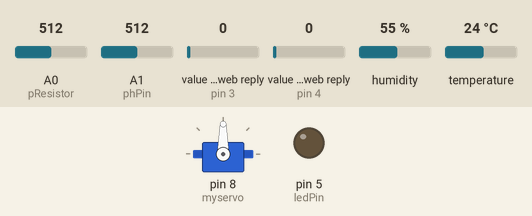
Recording of a sketch running on a simulated Arduino Uno, built with avr-gcc and run on an emulated ATmega328P. On the bench: servo, output pins drawn as LEDs (lit = HIGH). The inputs (shaded band) are chosen by the test bench; at power-on: A0 (pResistor) = 512, A1 (phPin) = 512, value in the web reply (sensors on pin 3, pin 4) 0, humidity 55 %, temperature 24 °C. WiFi joins after 1.5 s; servers stay silent unless stated; web services answer with replies made up by the test bench; what the sketch prints to the serial monitor is not drawn.

Above: at 5.7 s.
5.8 s: A0 (pResistor) set to 27
10.8 s: A0 (pResistor) set to 24
At 14.0 s:
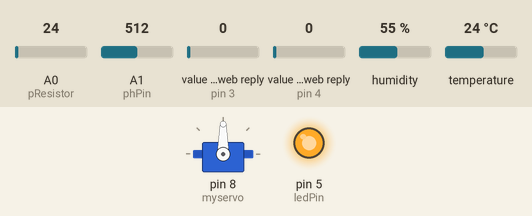
20.2 s: A0 (pResistor) set to 30
At 21.0 s:
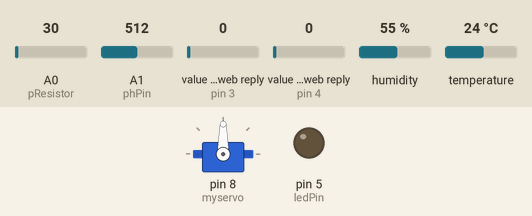
Timing chart, 0 to 23.2 s (numbered marks = the images above; inputs shaded):
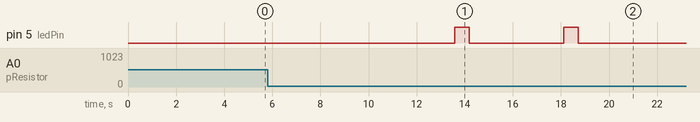

Measured:
- the behaviour switches between 26 and 25 on A0 (pResistor) (found by bisection; images 0 and 1)
- after the input at 5.8 s, every drawn part: stays the same
- after the input at 10.8 s, pin 5 (ledPin): alternates HIGH for 0.60 s and LOW for 3.9 s, starting after 2.8 s
- after the input at 20.2 s, pin 5 (ledPin): stops changing and stays LOW

The sketch:

AquariumAutomationSystem.ino
```cpp
#include <ThingSpeak.h>
#include <Servo.h>
#include <SPI.h>
#include <Ethernet.h>
#include "DHT.h"
//EthernetConnection
// Local Network Settings
byte mac[] = { 0xA8, 0x77, 0xE5, 0xA3, 0xE1, 0x89 };  // Must be unique on local network
byte ip[] = { 192, 168, 0, 150 };                     // Must be unique on local network
byte gateway[] = { 192, 168, 1, 1 };
byte subnet[] = { 255, 255, 255, 0 };

// ThingSpeak Settings
char thingSpeakAddress[] = "api.thingspeak.com";
String readAPIKey = "FDCO8QNI3828JGHJ";  // Write API Key for a ThingSpeak Channel
const char* writeAPIKey = "SCF1D880TOYSXH56";
const int updateInterval = 10000;  // Time interval in milliseconds to update ThingSpeak
unsigned long channel = 2171425;

// Initialize Arduino Ethernet Client
EthernetClient client;

//Light System
const int pResistor = A0;  // Photoresistor at Arduino analog pin A0
const int ledPin = 5;      // Led pin at Arduino pin 9
int lightValue;            // Store value from photoresistor (0-1023)

//pH monitoring System
float calibration_value = 5;
const int phPin = A1;
int phVal;

//Temperature System
#define DHTPIN 3     // Digital pin connected to the DHT sensor
#define DHTTYPE DHT11   // DHT 11
DHT dht(DHTPIN, DHTTYPE);

//Feeder System
Servo myservo;  // create servo object to control a servo
int pos = 0;    // variable to store the servo position
int feed;
void setup() {
  Serial.begin(9600);
  Ethernet.begin(mac, ip, gateway, subnet);
  delay(1000);
  Serial.print("ETHERNET SHIELD ip  is     : ");
  Serial.println(Ethernet.localIP());
  // Start Ethernet on Arduino
  startEthernet();
  ThingSpeak.begin(client);

  pinMode(ledPin, OUTPUT);
  pinMode(pResistor, INPUT);

  dht.begin();

  myservo.attach(8);  // attaches the servo on pin 9 to the servo object
  Serial.print("serve: ");
  Serial.println(myservo.attached());
}

void loop() {
  //Controlling led based on ambient light detected using photoresistor
  lightValue = analogRead(pResistor);
  if (lightValue > 25) {
    digitalWrite(ledPin, LOW);                          //Turn led off
    ThingSpeak.writeField(channel, 3, 0, writeAPIKey);  //set lightstate to 0 in the API
  } else {
    digitalWrite(ledPin, HIGH);                         //Turn led on
    ThingSpeak.writeField(channel, 3, 1, writeAPIKey);  //set lightstate to 1 in the API
  }
  checkLightState();

  phVal = analogRead(phPin);
  float volt = (float)phVal * 5.0 / 1024;
  float ph_act = 3.5 * volt - calibration_value;
  ThingSpeak.writeField(channel, 2, ph_act, writeAPIKey);

  float t = dht.readTemperature();
  Serial.println(t);
  ThingSpeak.writeField(channel, 1,t, writeAPIKey);

  //check for feed commands
  feed=ThingSpeak.readFloatField(channel, 4);
  Serial.print(feed);
  if(feed==1)
    feedFish();

  delay(3000);
}
void startEthernet() {
  client.stop();
  Serial.println("Connecting Arduino to network…");
  Serial.println();
  delay(1000);

  // Connect to network amd obtain an IP address using DHCP
  if (Ethernet.begin(mac) == 0) {
    Serial.println("DHCP Failed, reset Arduino to try again");
    Serial.println();
  } else {
    Serial.println("Arduino connected to network using DHCP");
    Serial.println();
    Serial.println("Data being uploaded to THINGSPEAK Server…….");
    Serial.println();
  }

  delay(1000);
}
//check for user's commands to turn on lights
void checkLightState() {
  int lightState = ThingSpeak.readFloatField(channel, 3);

  if (lightState == 1) {
    digitalWrite(ledPin, HIGH);
    Serial.println("turning on the lights");
  } else {
    digitalWrite(ledPin, LOW);
    Serial.println("turning the lights off");
  }
}

//move the servo motor
void feedFish(){
   for (pos = 0; pos <= 160; pos += 1) { // goes from 0 degrees to 180 degrees
    // in steps of 1 degree
    myservo.write(pos);              // tell servo to go to position in variable 'pos'
    delay(15);                       // waits 15 ms for the servo to reach the position
  }
  delay(2000);
  for (pos = 160; pos >= 0; pos -= 1) { // goes from 180 degrees to 0 degrees
    myservo.write(pos);              // tell servo to go to position in variable 'pos'
    delay(15);                       // waits 15 ms for the servo to reach the position
  }
   ThingSpeak.writeField(channel, 4, 0, writeAPIKey);
    delay(2000);
}
```
